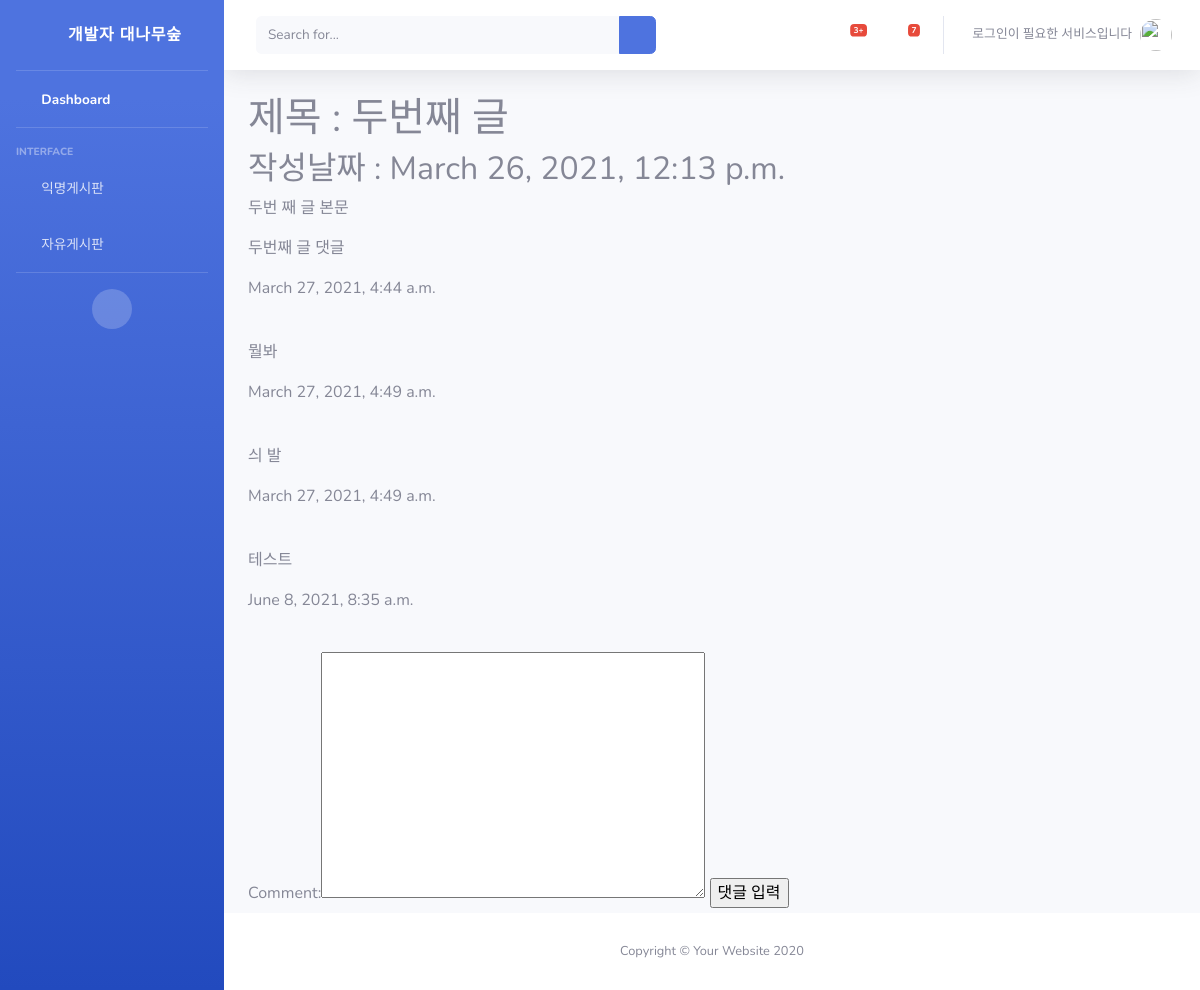
The app's page /detail/2 with its own data.
### snsapp/models.py (models this page shows, shortened)
class Post(models.Model) :
    title = models.CharField(max_length=200)
    body = models.TextField()
    date = models.DateTimeField(auto_now_add=True)

class Comment(models.Model) :
    comment = models.TextField()
    date = models.DateTimeField(auto_now_add=True)
    post = models.ForeignKey(Post, null=True, blank=True, on_delete=models.CASCADE)
    def __str__(self) :
        return self.comment

### snsapp/views.py (the view)
# urls.py: path('detail/<int:post_id>', views.detail, name='detail'),
def detail(request, post_id):
    post_detail = get_object_or_404(Post, pk=post_id)
    comment_form = CommentForm()
    return render(request, 'detail.html', {'post_detail':post_detail, 'comment_form':comment_form})

### snsapp/forms.py
class CommentForm(forms.ModelForm) :
    class Meta:
        model = Comment
        fields = ['comment']

### snsapp/templates/detail.html (shortened to what this page needs)
{% extends 'base.html' %}
{% block content %}
<h1>제목 : {{ post_detail.title }}</h1>
<h2>작성날짜 : {{ post_detail.date}}</h2>
<p>
    {{ post_detail.body }}
</p>
{% for comment in post_detail.comment_set.all %}
    <p>{{ comment }}</p>
    <p>{{ comment.date }}</p>
    <br/>
{% endfor %}
<form action="{% url 'new_comment' post_detail.id %}" method='POST'>
    {{ comment_form }}
    <input type="submit" value='댓글 입력'>
</form>
{% endblock %}

### snsapp/templates/base.html (shortened to what this page needs)
{% load static %}
<!DOCTYPE html>
<html lang="en">
<head>
    <link href="{% static 'vendor/fontawesome-free/css/all.min.css' %}" rel="stylesheet" type="text/css">
    <link href="{% static 'css/sb-admin-2.min.css' %}" rel="stylesheet">
</head>
<body id="page-top">
    <div id="wrapper">
        <ul class="navbar-nav bg-gradient-primary sidebar sidebar-dark accordion" id="accordionSidebar">
            <a class="sidebar-brand d-flex align-items-center justify-content-center" href="{% url 'home' %}">
                <div class="sidebar-brand-icon rotate-n-15">
                    <i class="fas fa-laugh-wink"></i>
                </div>
                <div class="sidebar-brand-text mx-3">개발자 대나무숲</div>
            </a>
            <hr class="sidebar-divider my-0">
            <li class="nav-item active">
                <a class="nav-link" href="index.html">
                    <i class="fas fa-fw fa-tachometer-alt"></i>
                    <span>Dashboard</span></a>
            </li>
            <hr class="sidebar-divider">
            <div class="sidebar-heading">
                Interface
            </div>
            <li class="nav-item">
                <a class="nav-link" href="{% url 'home' %}">
                    <i class="fas fa-fw fa-chart-area"></i>
                    <span>익명게시판</span></a>
            </li>
            <li class="nav-item">
                <a class="nav-link" href="{% url 'freehome' %}">
                    <i class="fas fa-fw fa-table"></i>
                    <span>자유게시판</span></a>
            </li>
            <hr class="sidebar-divider d-none d-md-block">
            <div class="text-center d-none d-md-inline">
                <button class="rounded-circle border-0" id="sidebarToggle"></button>
            </div>
        </ul>
        <div id="content-wrapper" class="d-flex flex-column">
            <div id="content">
                <nav class="navbar navbar-expand navbar-light bg-white topbar mb-4 static-top shadow">
                    <form
                        class="d-none d-sm-inline-block form-inline mr-auto ml-md-3 my-2 my-md-0 mw-100 navbar-search">
                        <div class="input-group">
                            <input type="text" class="form-control bg-light border-0 small" placeholder="Search for..."
                                aria-label="Search" aria-describedby="basic-addon2">
                            <div class="input-group-append">
                                <button class="btn btn-primary" type="button">
                                    <i class="fas fa-search fa-sm"></i>
                                </button>
                            </div>
                        </div>
                    </form>
                    <ul class="navbar-nav ml-auto">
                        <li class="nav-item dropdown no-arrow mx-1">
                            <a class="nav-link dropdown-toggle" href="#" id="alertsDropdown" role="button"
                                data-toggle="dropdown" aria-haspopup="true" aria-expanded="false">
                                <i class="fas fa-bell fa-fw"></i>
                                <span class="badge badge-danger badge-counter">3+</span>
                            </a>
                        </li>
                        <li class="nav-item dropdown no-arrow mx-1">
                            <a class="nav-link dropdown-toggle" href="#" id="messagesDropdown" role="button"
                                data-toggle="dropdown" aria-haspopup="true" aria-expanded="false">
                                <i class="fas fa-envelope fa-fw"></i>
                                <span class="badge badge-danger badge-counter">7</span>
                            </a>
                        </li>
                        <li class="nav-item dropdown no-arrow">
                            <a class="nav-link dropdown-toggle" href="#" id="userDropdown" role="button"
                                data-toggle="dropdown" aria-haspopup="true" aria-expanded="false">
                                {% if user.is_authenticated %}
                                <span class="mr-2 d-none d-lg-inline text-gray-600 small">{{ user.username }}</span>
                                {% else %}
                                <span class="mr-2 d-none d-lg-inline text-gray-600 small">로그인이 필요한 서비스입니다</span>
                                {% endif %}
                                <img class="img-profile rounded-circle"
                                    src="{% static 'img/undraw_profile.svg' %}">
                            </a>
                        </li>
                    </ul>
                </nav>
                <div class="container-fluid">
                    {% block content %}
                    {% endblock %}
                </div>
            </div>
            <footer class="sticky-footer bg-white">
                <div class="container my-auto">
                    <div class="copyright text-center my-auto">
                        <span>Copyright &copy; Your Website 2020</span>
                    </div>
                </div>
            </footer>
        </div>
    </div>
</body>
</html>

### records on screen
Post: title "두번째 글", date "March 26, 2021, 12:13 p.m.", body "두번 째 글 본문"
Comment: comment "두번째 글 댓글", date "March 27, 2021, 4:44 a.m."
Comment: comment "뭘봐", date "March 27, 2021, 4:49 a.m."
Comment: comment "싀 발", date "March 27, 2021, 4:49 a.m."
Comment: comment "테스트", date "June 8, 2021, 8:35 a.m."
